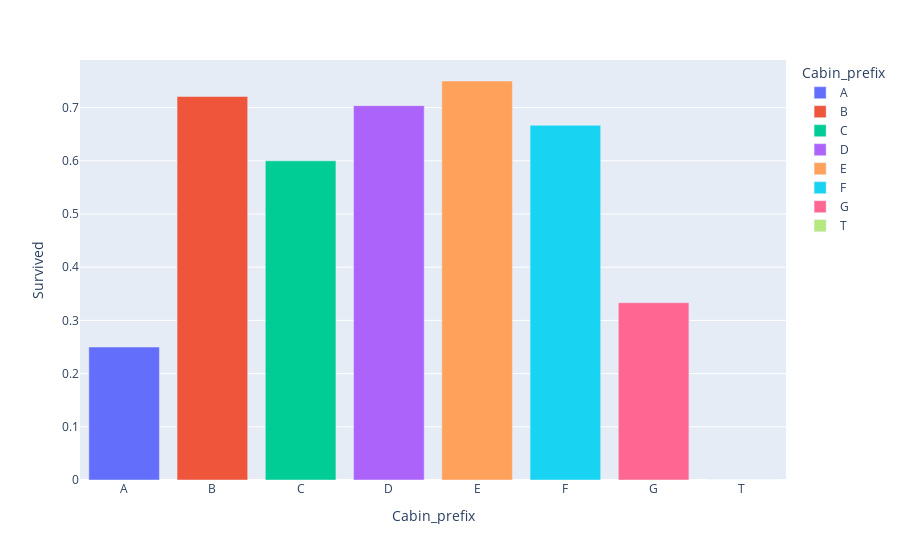

The notebook cell saved with this chart:
### Code cell
import plotly.express as px
df = df_cabin_prefix.groupby("Cabin_prefix").agg(
    pl.col("Survived").sum()/pl.col("Survived").count().alias("count_survived"),
    pl.col("Pclass").filter(pl.col("Pclass") == 1).count().alias("class 1"),
    pl.col("Pclass").filter(pl.col("Pclass") == 2).count().alias("class 2"),
    pl.col("Pclass").filter(pl.col("Pclass") == 3).count().alias("class 3"),
    pl.col("Fare").mean(),
    ).filter(pl.col("Cabin_prefix") != "nan").pivot(index=["Cabin_prefix"], columns=["Pclass"], values="count_survived").to_pandas()
fig = px.bar(df.sort("Cabin_prefix"), x="Cabin_prefix", y="Survived", color="Cabin_prefix", orientation="v")
fig.show()

### Figure 1 — Plotly figure (JSON) as saved in the notebook; plotly's stock layout.template omitted (floating-point values rounded to 4 significant figures)
{"data": [{"alignmentgroup": "True", "hovertemplate": "Cabin_prefix=%{x}<br>Survived=%{y}<extra></extra>", "legendgroup": "A", "marker": {"color": "#636efa", "pattern": {"shape": ""}}, "name": "A", "offsetgroup": "A", "orientation": "v", "showlegend": true, "textposition": "auto", "type": "bar", "x": ["A"], "xaxis": "x", "y": [0.25], "yaxis": "y"}, {"alignmentgroup": "True", "hovertemplate": "Cabin_prefix=%{x}<br>Survived=%{y}<extra></extra>", "legendgroup": "B", "marker": {"color": "#EF553B", "pattern": {"shape": ""}}, "name": "B", "offsetgroup": "B", "orientation": "v", "showlegend": true, "textposition": "auto", "type": "bar", "x": ["B"], "xaxis": "x", "y": [0.7209], "yaxis": "y"}, {"alignmentgroup": "True", "hovertemplate": "Cabin_prefix=%{x}<br>Survived=%{y}<extra></extra>", "legendgroup": "C", "marker": {"color": "#00cc96", "pattern": {"shape": ""}}, "name": "C", "offsetgroup": "C", "orientation": "v", "showlegend": true, "textposition": "auto", "type": "bar", "x": ["C"], "xaxis": "x", "y": [0.6], "yaxis": "y"}, {"alignmentgroup": "True", "hovertemplate": "Cabin_prefix=%{x}<br>Survived=%{y}<extra></extra>", "legendgroup": "D", "marker": {"color": "#ab63fa", "pattern": {"shape": ""}}, "name": "D", "offsetgroup": "D", "orientation": "v", "showlegend": true, "textposition": "auto", "type": "bar", "x": ["D"], "xaxis": "x", "y": [0.7037], "yaxis": "y"}, {"alignmentgroup": "True", "hovertemplate": "Cabin_prefix=%{x}<br>Survived=%{y}<extra></extra>", "legendgroup": "E", "marker": {"color": "#FFA15A", "pattern": {"shape": ""}}, "name": "E", "offsetgroup": "E", "orientation": "v", "showlegend": true, "textposition": "auto", "type": "bar", "x": ["E"], "xaxis": "x", "y": [0.75], "yaxis": "y"}, {"alignmentgroup": "True", "hovertemplate": "Cabin_prefix=%{x}<br>Survived=%{y}<extra></extra>", "legendgroup": "F", "marker": {"color": "#19d3f3", "pattern": {"shape": ""}}, "name": "F", "offsetgroup": "F", "orientation": "v", "showlegend": true, "textposition": "auto", "type": "bar", "x": ["F"], "xaxis": "x", "y": [0.6667], "yaxis": "y"}, {"alignmentgroup": "True", "hovertemplate": "Cabin_prefix=%{x}<br>Survived=%{y}<extra></extra>", "legendgroup": "G", "marker": {"color": "#FF6692", "pattern": {"shape": ""}}, "name": "G", "offsetgroup": "G", "orientation": "v", "showlegend": true, "textposition": "auto", "type": "bar", "x": ["G"], "xaxis": "x", "y": [0.3333], "yaxis": "y"}, {"alignmentgroup": "True", "hovertemplate": "Cabin_prefix=%{x}<br>Survived=%{y}<extra></extra>", "legendgroup": "T", "marker": {"color": "#B6E880", "pattern": {"shape": ""}}, "name": "T", "offsetgroup": "T", "orientation": "v", "showlegend": true, "textposition": "auto", "type": "bar", "x": ["T"], "xaxis": "x", "y": [0], "yaxis": "y"}], "layout": {"barmode": "relative", "legend": {"title": {"text": "Cabin_prefix"}, "tracegroupgap": 0}, "margin": {"t": 60}, "xaxis": {"anchor": "y", "categoryarray": ["A", "B", "C", "D", "E", "F", "G", "T"], "categoryorder": "array", "domain": [0, 1], "title": {"text": "Cabin_prefix"}}, "yaxis": {"anchor": "x", "domain": [0, 1], "title": {"text": "Survived"}}}}
